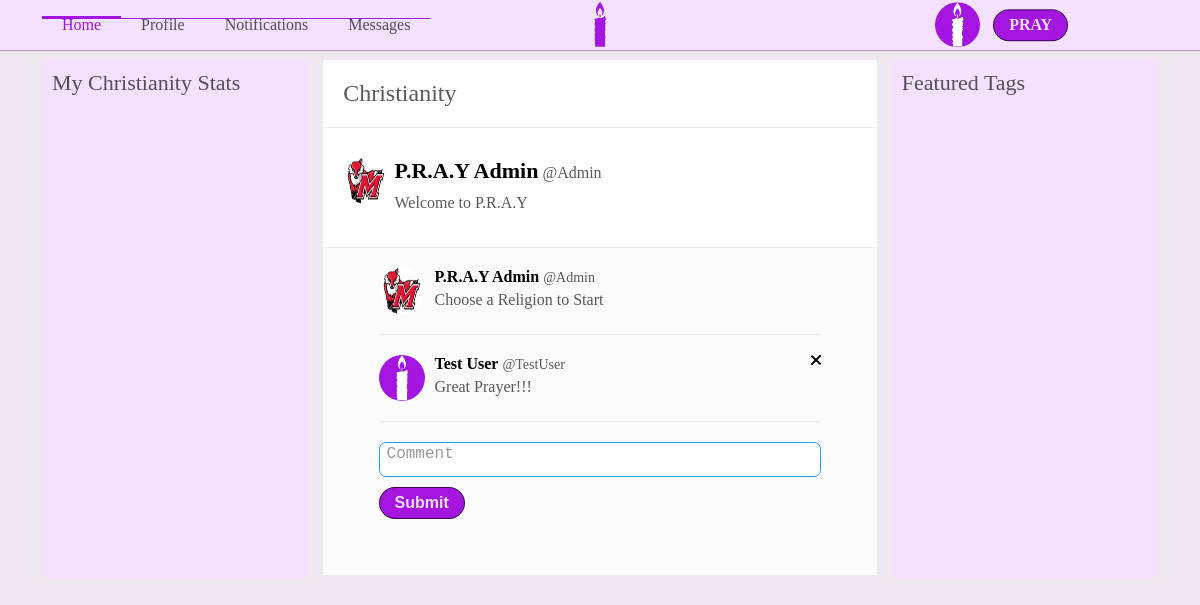
Page /index.php (signed in) on the committed database.
### tables this page shows
CREATE TABLE Religions(
    relid INT(10) PRIMARY KEY AUTO_INCREMENT,
    religion_name VARCHAR(30),
    dateLastMaint DATETIME DEFAULT CURRENT_TIMESTAMP,
    dateAdded DATETIME DEFAULT CURRENT_TIMESTAMP
);

CREATE TABLE Prayers(
    prayid INT(10) PRIMARY KEY AUTO_INCREMENT,
    userid INT(10),
    content VARCHAR(140),
    descript TEXT,
    pray_status INT(1),
    exclusive INT(1),
    post_date DATETIME,
    img VARCHAR(15),
    dateLastMaint DATETIME DEFAULT CURRENT_TIMESTAMP,
    dateAdded DATETIME DEFAULT CURRENT_TIMESTAMP,
    CONSTRAINT FK_Users_Prayer FOREIGN KEY (userid) REFERENCES Users (userid)
);

CREATE TABLE Users(
    userid INT(10) PRIMARY KEY AUTO_INCREMENT,
    fname VARCHAR(20),
    lname VARCHAR(20),
    username VARCHAR(12),
    user_password VARCHAR(15),
    zipCode INT(10),
    Primary_religion INT(10),
    default_view VARCHAR(20),
    email VARCHAR(30),
    phone_number VARCHAR(15),
    pPicture VARCHAR(20),
    bPicture VARCHAR(20),
    dateLastMaint DATETIME DEFAULT CURRENT_TIMESTAMP,
    dateAdded DATETIME DEFAULT CURRENT_TIMESTAMP,
    CONSTRAINT FK_Users_Religions FOREIGN KEY (Primary_religion) REFERENCES Religions (relid)
);

CREATE TABLE Comments(
    commid INT(10) PRIMARY KEY AUTO_INCREMENT,
    userid INT(10),
    prayid INT(10),
    comment VARCHAR(5000),
    isChecked BOOLEAN DEFAULT 0,
    dateLastMaint DATETIME DEFAULT CURRENT_TIMESTAMP,
    dateAdded DATETIME DEFAULT CURRENT_TIMESTAMP,
    CONSTRAINT FK_User_Comments FOREIGN KEY (userid) REFERENCES Users (userid),
    CONSTRAINT FK_Prayer_Comments FOREIGN KEY (prayid) REFERENCES Prayers (prayid)
);

### Classes/mydb.php (called while the page is built, shortened)
<?php
Class mydb {
    protected $conn;
    Public function __construct($con){
        $this->conn = $con;
    }
    function FetchQuery($query){
        $arrayresult = [];
        if($queryresult = mysqli_query($this->conn, $query)){
            while ($row = mysqli_fetch_assoc($queryresult)){
                $arrayresult[] = $row;
            }
            return $arrayresult;
        }else{
            return false;
        }
    }
}
?>

### index.php (the view, shortened to what this page needs)
<?php
    include 'config/dbconfig.php';
    include 'config/permissions.php';
    include 'Classes/createheader.php';
    include 'Classes/createFooter.php';
    include 'Classes/prayers.php';
    include 'Classes/prayerCommentDisplayer.php';
    $menus = [
        [
            'name'=>'Home',
            'link'=>'index.php',
            'active'=>'active'
        ],
        [
            'name'=>'Profile',
            'link'=>'profile.php',
            'active'=>''
        ],
        [
            'name'=>'Notifications',
            'link'=>'notifications.php',
            'active'=>''
        ],
        [
            'name'=>'Messages',
            'link'=>'messages.php',
            'active'=>''
        ]
    ];
    $src[] = ["src"=>"js/userMenu.js", "type"=>"js"];
    $src[] = ["src"=>"js/removePrayer.js", "type"=>"js"];
    $src[] = ["src"=>"js/jqueryinit.php","type"=>"php"];
    $src[] = ["src"=>"js/autoGrow.js","type"=>"js"];
    $src[] = ["src"=>"js/filterRel.js","type"=>"js"];
    $src[] = ["src"=>"http://ajax.googleapis.com/ajax/libs/jquery/1.5/jquery.min.js","type"=>"js"];
    $src[] = ["src"=>"js/composePrayer.js","type"=>"js"];
    $css[] = ["src"=>"css/core.php","type"=>"css"];
    $title = "P.R.A.Y";
    $header = new Header($db, $menus, $title, $css);
    $header->ShowUserMenu($id);
    $header->displayHeader();
    $comments = new PrayerCommentDisplayer($db, $id);
    $feed = new PrayerCreator($db,$id,$comments);
    $primaryrelquery = "SELECT u.primary_religion
                   FROM users u
                   WHERE u.userid = $id";
    $primaryrelres = $db->fetchquery($primaryrelquery);
    $prel = $primaryrelres[0]['primary_religion'];
    $chosenreligion = isset($_SESSION['currel']) ? $_SESSION['currel'] : $prel;
    $curreligionquery = "SELECT r.religion_name, r.relid
                         FROM Religions r
                         WHERE r.relid = $chosenreligion";
    $curreligion = $db->fetchQuery($curreligionquery);
    $prayerquery = "SELECT p.userid, u.fname, u.lname, u.username, p.content, pr.relid, p.prayid, p.img
                    FROM Prayers p, Users u, Prayer_Religions pr
                    WHERE p.userid = u.userid
                    AND pr.prayid = p.prayid
                    AND (pr.relid = $chosenreligion
                    OR pr.relid = 1)
                    ORDER BY p.prayid desc";
    $prayers = $db->FetchQuery($prayerquery);
?>
    <section class='index-body'>
        <div class='index-left-box'>
            <p class='trends-header'>My <?php echo $curreligion[0]['religion_name']?> Stats</p>
        </div>
        <div class='index-center-box'>
            <ul class='sort-menu'>
                <li class='religion-menu-header'>
                    <?php echo $curreligion[0]['religion_name']?>
                </li>
            </ul>
            <?php
            foreach($prayers as $i){
                $feed->showPrayer($i);
            }?>
        </div>
        <div class='index-right-box'>
            <p class='trends-header'>Featured Tags</p>
        </div>
    </section>
 <?php
    $footer = new Footer($db,$src);
    $footer->buildFooter();
?>

### Classes/createheader.php (shortened to what this page needs)
<?php
    class Header{
        protected $menus;
        protected $loggedIn;
        protected $userid;
        protected $title;
        protected $css;
        Public function __construct($db,$menus,$title,$css){
            $this->menus = $menus;
            $this->title = $title;
            $this->css = $css;
        }
        function showUserMenu($id, $bool = 1){
            $this->loggedIn = $bool;
            $this->userid = $id;
        }
        function displayHeader(){
            $this->createTitle();
            echo "
                  <section class='header'>
                  <div class='header-box'>
                  <ul class='header-link-box'>";
            foreach($this->menus as $i){
                echo "<li class='header-link ".$i['active']."'>
                        <a href='".$i['link']."'>".$i['name']."</a>
                      </li>";
            }
            echo "</ul>";
            echo "<ul class='logo-box'>
                    <li class='logo-li'>
                        <a href='index.php'><img class='logo' src='images/icons/favicon.png'></a>
                    </li>
                  </ul>";
            if($this->loggedIn == 1){
                echo "<ul class='header-profile-pic'>
                        <li id='header-profile-pic-link' onclick='ShowMenu()'>
                            <img class='index-profile-pic' src='images/Users/".$this->userid."/Profile/".$this->userid.".jpg'>
                        </li>
                        <li id='sort-compose'>
                            <div id='startprayer' onclick='ShowCompose()'>PRAY</div>
                        </li>
                    </ul>";
            }
            echo "</div></section>";
        }
        function createTitle(){
           echo "<html>
                    <head>
                        <title>".$this->title."</title>
                        <link rel='shortcut icon' href='images/icons/favicon.png'>
                    </head>
                    <body>";
            $this->addcss();
        }
        function addcss(){
            foreach($this->css as $i){
                echo "<link rel='stylesheet' type='text/css' href='".$i["src"]."'>";
                continue;
            }
        }
    }
?>

### Classes/prayers.php (shortened to what this page needs)
<?php
    class PrayerCreator{
        protected $comments;
        Public function __construct($db,$userid,$comments){
            $this->comments = $comments;
        }
        function showPrayer($i){
            echo "<div class='feed-container'>
                <div class='feed-box'>
                    <div class='feed-profile-img-box'>
                        <img class='feed-profile-img 'src='images/Users/".$i['userid']."/Profile/".$i['userid'].".jpg'>
                    </div>
                    <div class='feed-content-box'>
                        <ul class='feed-content-header'>
                        <li class='feed-content-name'>
                            <a class='feed-profile-link' href='profile.php?id=".$i['userid']."'>
                                <p class='feed-profile-name'>".$i['fname']." ".$i['lname']."</p>
                                <p class='feed-profile-username'>@".$i['username']."</p>
                            </a>
                        </li>";
                        echo
                        "</ul>
                        <p class='feed-content'>".$i['content']."</p>
                        ";
                        echo"
                    </div>
                </div>
                <div class='feed-comment-box'>";
                    $this->comments->showComments($i);
                    echo "<div class='post-comment'>
                        <form method='post' action='php/prayercomment.php'>
                            <textarea class='comment' name='comment' style='height:35px' onkeyup='auto_grow(this)' placeholder='Comment'></textarea>
                            <div id='submit-comment-box'>
                                <button type='submit' name='prayid' id='submit-comment' value='".$i['prayid']."'>Submit</button>
                            </div>
                        </form>
                        <ul class='feed-interact-menu'>
                            <li class='feed-like'>
                            </li>
                        </ul>
                    </div>
                </div>
            </div>";
            }
    }
?>

### Classes/prayerCommentDisplayer.php (shortened to what this page needs)
<?php
    class PrayerCommentDisplayer{
        protected $db;
        protected $userid;
        Public function __construct($db,$userid){
            $this->db = $db;
            $this->userid = $userid;
        }
        function showComments($prayer){
            $comments = $this->getCommentInfo($prayer['prayid']);
            if($comments){
                $this->createComments($comments, $prayer['prayid']);
            }
        }
        function getCommentInfo($id){
            $query = "SELECT c.commid AS cid, c.comment AS comment, u.pPicture AS user_img, u.userid as userid, u.fname, u.lname, u.username
                      FROM Comments c, Users u
                      WHERE prayid = '$id'
                      AND u.userid = c.userid";
            $result = $this->db->fetchQuery($query);
            if($result){
                return $result;
            }else{
                return false;
            }
        }
        function createComments($comment, $prayid){
            $num = 0;
            foreach($comment as $i){
                if($num < 10){
                    $this->displayComment($i,$prayid);
                }
                $num += 1;
            }
        }
        function displayComment($comment, $prayid){
            echo "<div class='comment-feed'>
                    <div class='comment-usr-img'>
                    <img class='feed-profile-img' src='images/Users/".$comment['userid']."/Profile/".$comment['user_img']."'>
                    </div>
                    <div class='comment-feed-content'>
                    <a class='feed-profile-link' href='profile.php?id=".$comment['userid']."'>
                        <p class='comment-profile-name'>".$comment['fname']." ".$comment['lname']."</p>
                        <p class='comment-profile-username'>@".$comment['username']."</p>
                    </a>
                    <p>".$comment['comment']."</p>
                    </div>";
                    if($this->canDelete($prayid, $comment['userid'])){
                        echo "<form method='post' action='php/removeComment.php'>
                        <img class='delete-comment-button'src='images/icons/close.png' onclick='removeComment(".$comment['cid'].")'>
                        <button id='removeComment--".$comment['cid']."' name='delete' type='submit' class='hidden' value='".$comment['cid']."'>
                        </form>";
                    }
                    echo "</div>";
        }
        function canDelete($prayid, $cmntuserid){
            if($this->userid == $cmntuserid || $this->userid == 1){
                return true;
            }
        }
    }
?>

### Classes/createFooter.php (shortened to what this page needs)
<?php
    class Footer{
        protected $files;
        Public function __construct($db,$files){
            $this->files = $files;
        }
        function buildFooter(){
            echo "</body></html>";
            foreach($this->files as $i){
                if($i["type"] == "php"){
                    continue;
                }
                if($i["type"] == "js"){
                    continue;
                }
                return $i["type"]." is not a valid type";
            }
        }
    }
?>

### rows in the picture
religions: religion_name "Christianity"
prayers: userid.fname "P.R.A.Y", userid.lname "Admin", userid.username "Admin", content "Welcome to P.R.A.Y", $i['prayid'] 1 (drawn)
comments: userid.pPicture (picture), userid.fname "P.R.A.Y", userid.lname "Admin", userid.username "Admin", comment "Choose a Religion to Start"
comments: userid.pPicture (picture), userid.fname "Test", userid.lname "User", userid.username "TestUser", comment "Great Prayer!!!"

### other values in the picture
$i['name'] "Home"
$i['name'] "Profile"
$i['name'] "Notifications"
$i['name'] "Messages"
